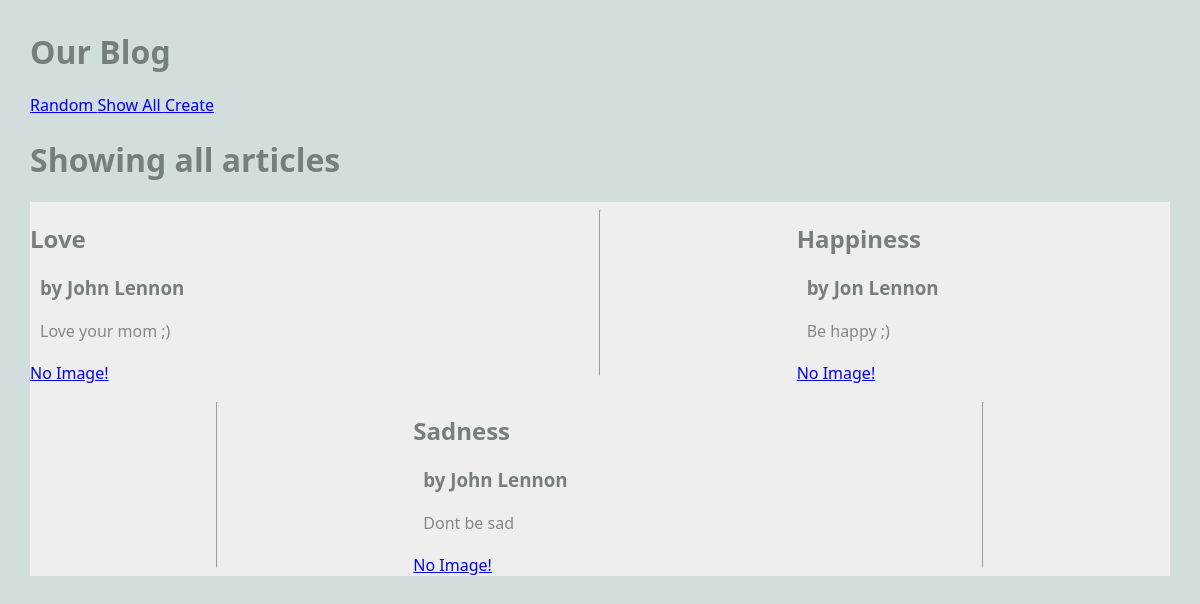
/blog/show_all, run on an earlier commit of the app's database.
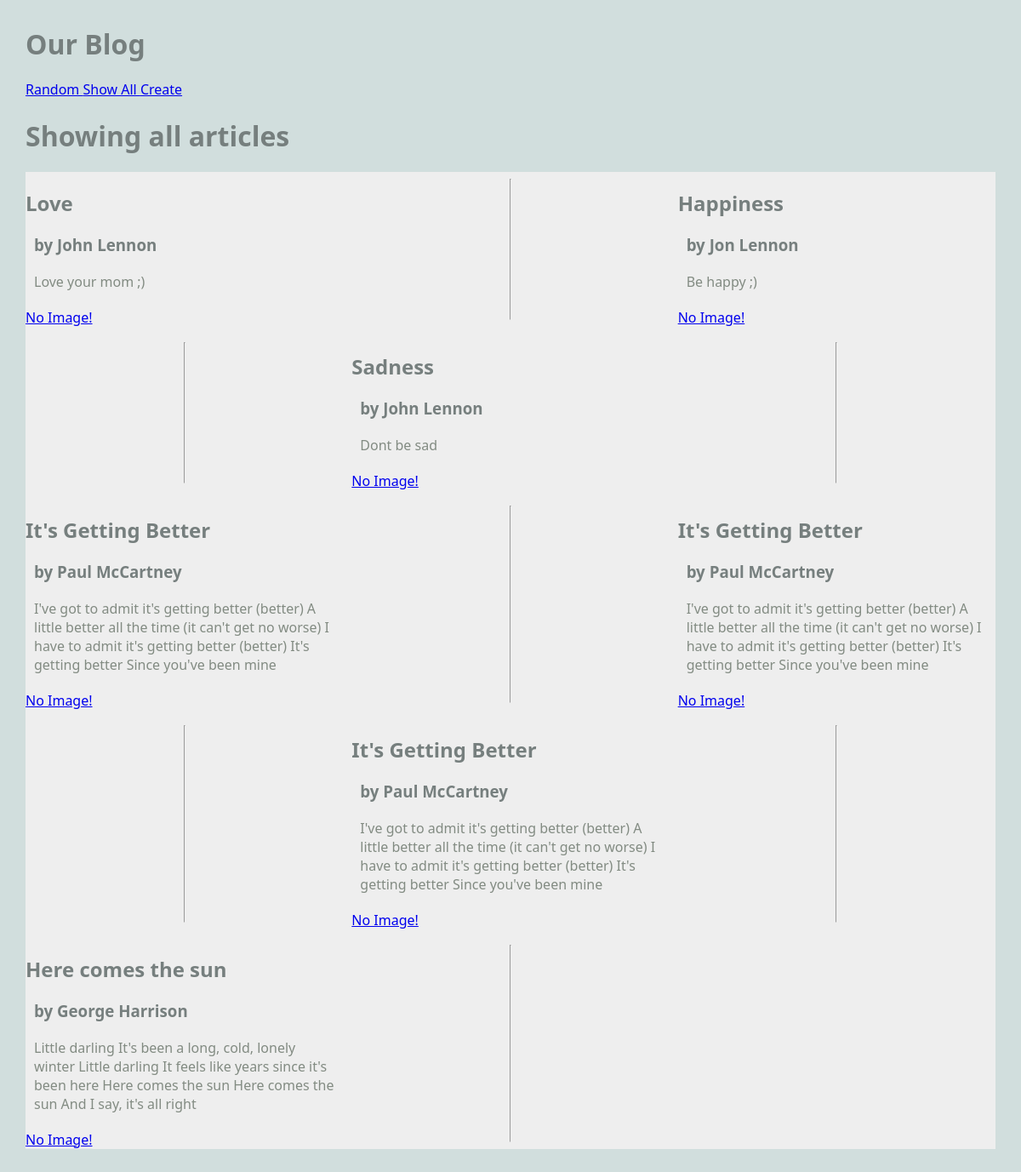
And on a later commit of the database.
### blog/models.py (models this page shows, shortened)
class Article(models.Model):
    title = models.TextField(blank=True)
    author = models.TextField(blank=True)
    text = models.TextField(blank=True)
    published = models.DateTimeField(auto_now=True)
    image_file = models.ImageField(blank=True) #an actual image
    def __str__(self):
        return f'{self.title} by {self.author}'

### blog/views.py (the view)
# urls.py: path('show_all', ShowAllView.as_view(), name="show_all"),
class ShowAllView(ListView):
    model = Article
    template_name = "blog/show_all.html"
    context_object_name = "articles"

### blog/templates/blog/show_all.html
{% extends 'blog/base.html' %}
{% block content %}
<h1>Showing all articles</h1>
<main class = "grid-container">
    {% for article in articles %}
    <article>
        <div>
            <h2>{{article.title}}</h2>
            <h3>by {{article.author}}</h3>
            <p>
                {{article.text}}
            </p>
    </div>
    <a href="{%url 'article' article.pk %}">
        {%if article.image_file %}
        <img src="{{article.image_file.url}}" alt="">
        {%else %}
        No Image!
        {% endif %}
    </a>
    </article>
    <hr>
    {% endfor %}
</main>
{% endblock %}

### blog/templates/blog/base.html (shortened to what this page needs)
{% load static %}
<html>
    <head>
        <link rel="stylesheet" href="{% static 'styles-blog.css' %}">
    </head>
    <body>
        <head>
            <h1>Our Blog</h1>
            <nav>
                <ul>
                    <li><a href = "{%url 'random' %}">Random </a> </li>
                    <li><a href = "{%url 'show_all' %}">Show All </a> </li>
                    <li><a href = "{%url 'create_article' %}">Create</a> </li>
                </ul>
            </nav>
        </head>
        {% block content %}
        {% endblock %}
    </body>
</html>

### static/styles-blog.css (style rules this page uses)
body { margin: 30px; background: #d1dedd; font-family: 'Segoe UI', Tahoma, Geneva, Verdana, sans-serif; }
ul, li { padding: 0px; list-style-type: none; }
h1, h2, h3 { color: #767f7e; }
p { color: #828b82; }
.grid-container { background: #eee; max-width: 900px; display: grid; grid-template-columns: repeat(3, 1fr); grid-gap: 10px; max-width: 1200px; margin: 20px auto; }
article p, article h3 { margin: 20px 10px; }
nav li { display: inline; }

What changed in the data, as far as the page shows it:
added Article: title "It's Getting Better", author "Paul McCartney", text "I've got to admit it's getting better (better) A little better all the time (it can't get no worse) I have to admit it's getting better (better) It's getting better Since you've been mine", image_file "No Image!"
added Article: title "It's Getting Better", author "Paul McCartney", text "I've got to admit it's getting better (better) A little better all the time (it can't get no worse) I have to admit it's getting better (better) It's getting better Since you've been mine", image_file "No Image!"
added Article: title "It's Getting Better", author "Paul McCartney", text "I've got to admit it's getting better (better) A little better all the time (it can't get no worse) I have to admit it's getting better (better) It's getting better Since you've been mine", image_file "No Image!"
added Article: title "Here comes the sun", author "George Harrison", text "Little darling It's been a long, cold, lonely winter Little darling It feels like years since it's been here Here comes the sun Here comes the sun And I say, it's all right", image_file "No Image!"
